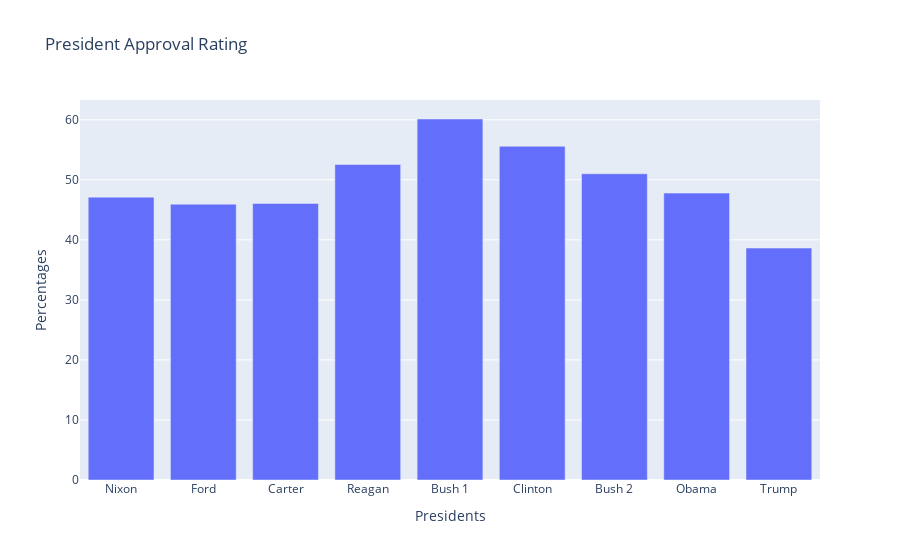

This figure's notebook cell:
### Code cell
fig = go.Figure(data=go.Bar(x=df['president'], y=df['approval']))
fig.update_layout(
    title='President Approval Rating',
    xaxis_title='Presidents',
    yaxis_title='Percentages')
fig.show()

### Figure 1 — Plotly figure (JSON) as saved in the notebook; plotly's stock layout.template omitted (floating-point values rounded to 4 significant figures)
{"data": [{"type": "bar", "x": ["Nixon", "Ford", "Carter", "Reagan", "Bush 1", "Clinton", "Bush 2", "Obama", "Trump"], "y": [47.11, 45.94, 46.07, 52.55, 60.13, 55.58, 51.0, 47.79, 38.63]}], "layout": {"autosize": true, "title": {"text": "President Approval Rating"}, "xaxis": {"autorange": true, "range": [-0.5, 8.5], "title": {"text": "Presidents"}, "type": "category"}, "yaxis": {"autorange": true, "range": [0, 63.29], "title": {"text": "Percentages"}, "type": "linear"}}}
